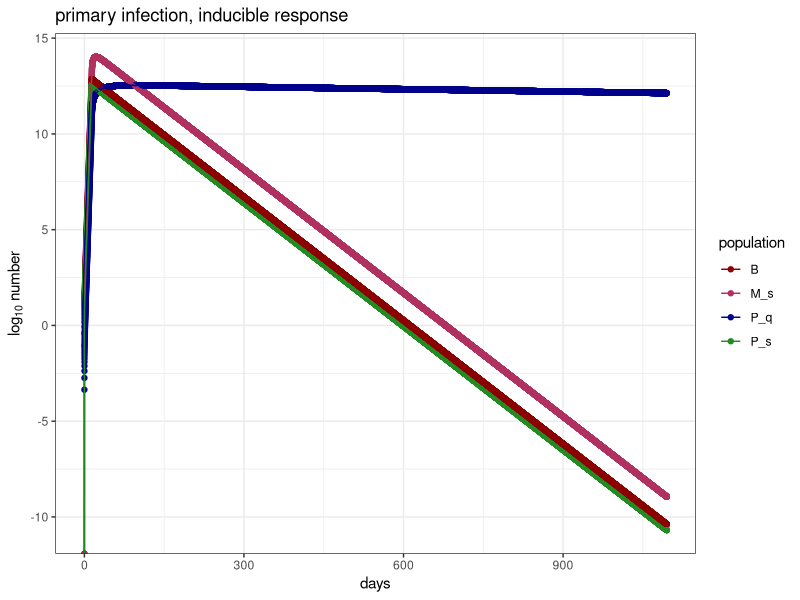
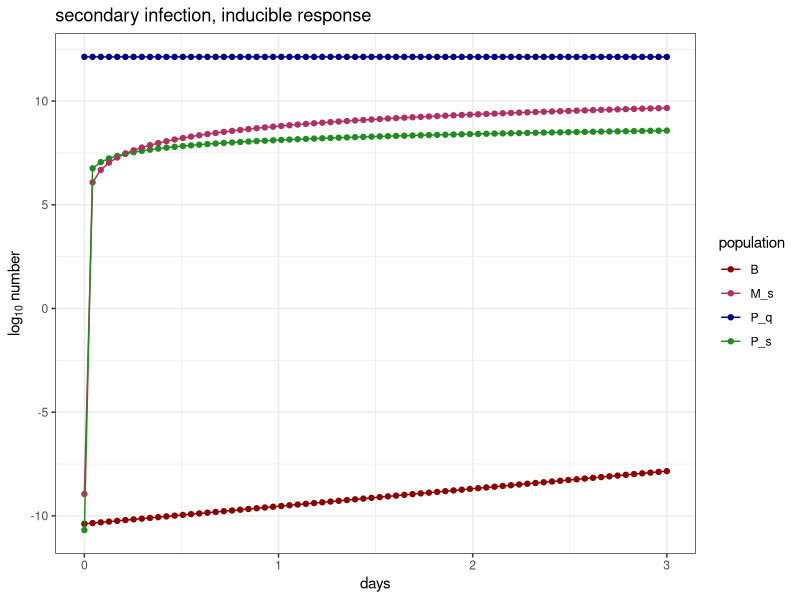
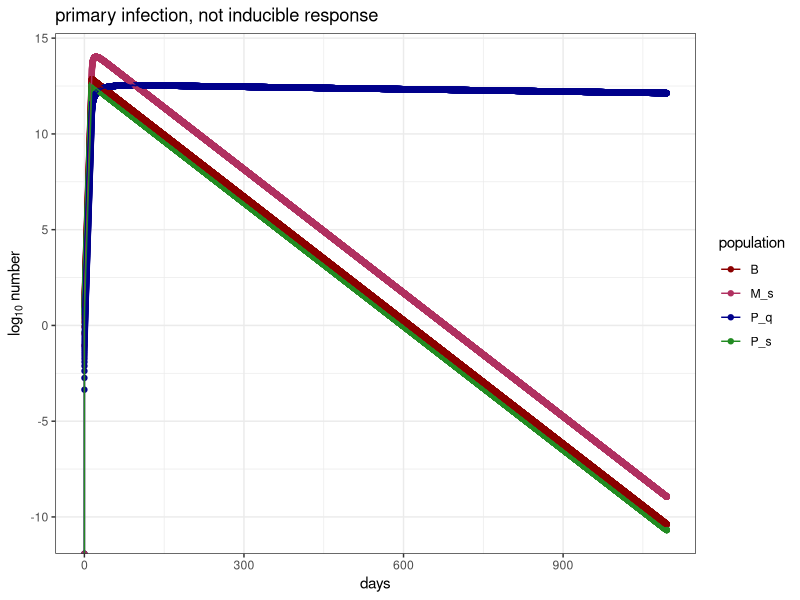
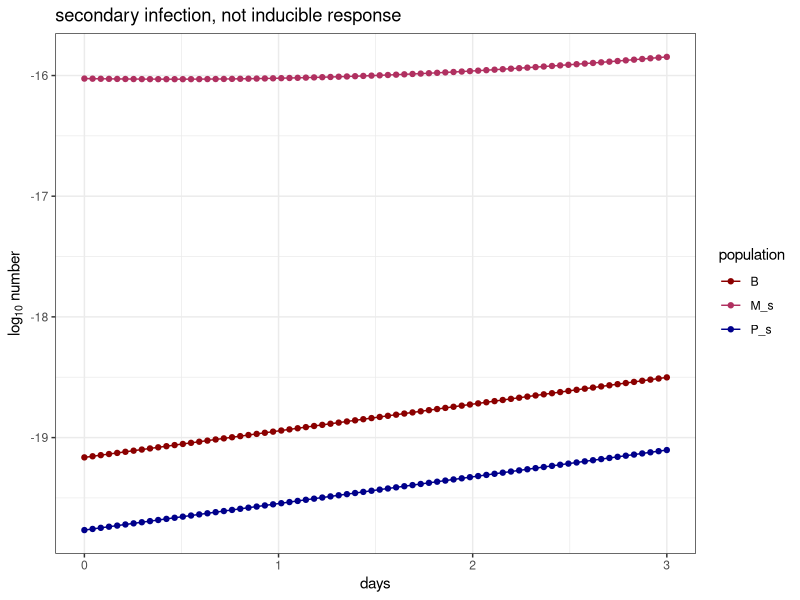
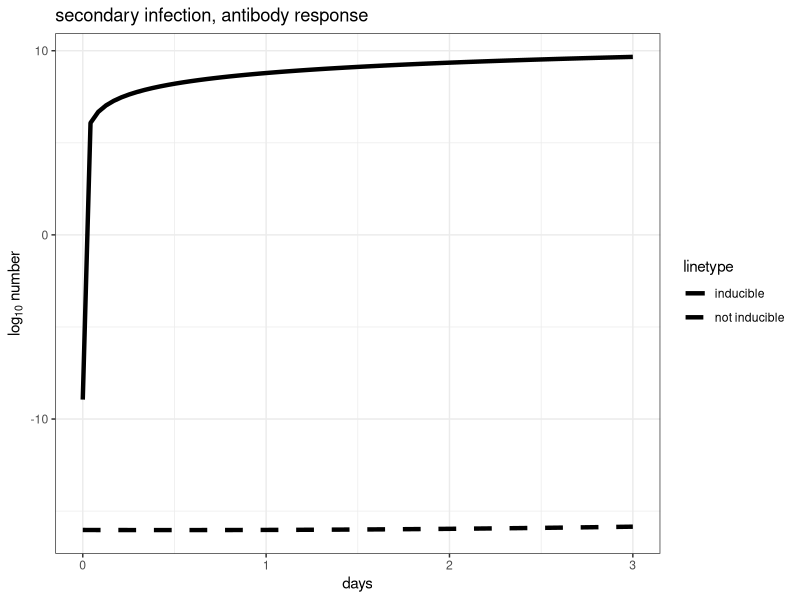
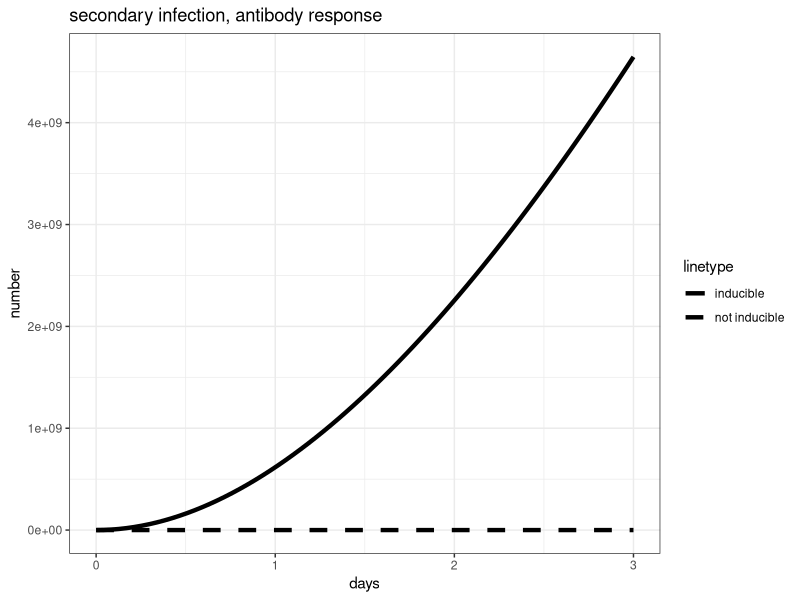
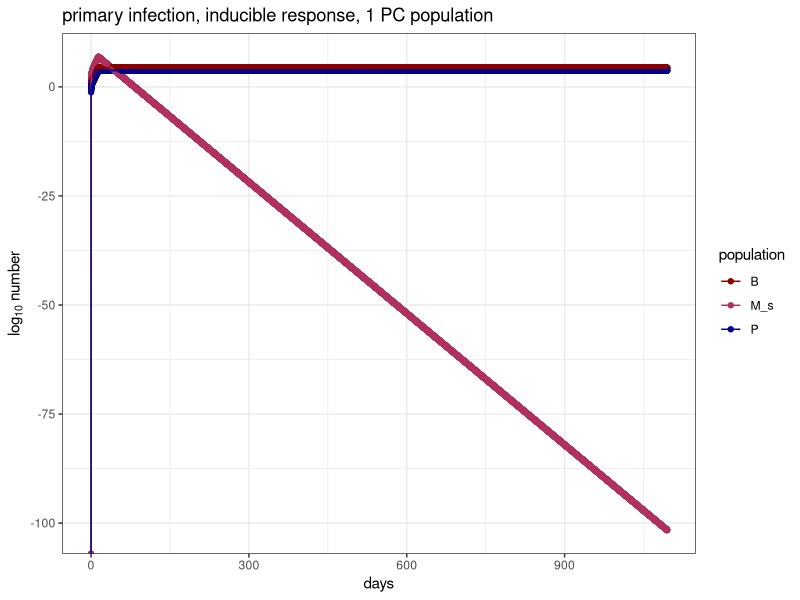
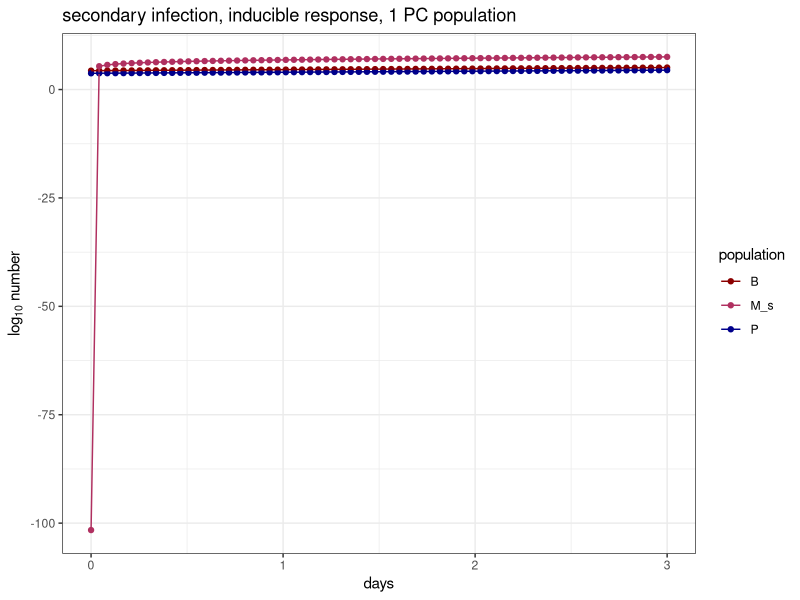

Here is the R script that generated these plots, in order:
## ---- chunk 1
#install.package("here")
library(here)

#install.package("ggplot2")
library(ggplot2)

#install.package("gridExtra")
library(gridExtra)

#install.packages("tidyverse")
library(tidyverse)

#install.packages("deSolve")
library(deSolve)

#load functions
#source(here("code", "functions", "functions.R"))

#choose plotting colors
my_colors = c("darkred", "maroon", "darkblue", "forestgreen", "darkorange", "goldenrod") #choose color range
num_colors = length(my_colors) #set number of colors needed for plotting
my_colors = colorRampPalette(my_colors)(num_colors) #increase number of colors staying in color range
## ---- chunk 2
# Antibody concentrations in the respiratory mucosa #
secondary_response.model1 <- function(t, y, parms)  # Single partial immune class (RPS)                       
{with(as.list(parms),	# allows the parameter file parms to be as a list
      {  
        y = pmax(y,0)         # avoid negative values (not ideal but ok)
        
        # map the state variables
        B = y[1]         # B cells 
        P_s = y[2]       # Antibody secreting cells (specific)
        P_q = y[3]       # quiescent antibody secreting cells (specific)
        M_s = y[4]       # specific Ab in mucosa
        
        # make empty variables for the derivatives
        dB = 0      # change in specific Ab in the lumen
        dP_s = 0    # change in specific ASCs
        dP_q = 0    # change in quiescent ASCs
        dM_s = 0    # change in specific antibodies in mucosa
        
        #####################################
        # define V function 
        V.function = function(t_infection, t) {
          if(t>=min(t_infection) & t <= max(t_infection)){
            V = 1}
          else(V = 0)
        return(V)}
        # set V
        V = V.function(t_infection, t)
        #####################################
        ## calculate the derivatives
        # cell populations
        dB = r*(1-f)*V*B - d_B*B #proliferation only when virus present, some fraction f differentiates to P_s
        dP_s = r*f*V*B - d_s*P_s + s*V*P_q - q*P_s #differentiation from B cells or P_q only when virus present
        dP_q = q*P_s - d_q*P_q - s*V*P_q #P_s always differentiates to P_q with some rate q.
        # Specific antibodies        
        dM_s = a*P_s - d_a*M_s #P_s secretes antibody
        
        # output the derivatives
        dy=c(dB, dP_s, dP_q, dM_s) #vector of derivatives 
        
        return(list(dy)) #lists vector and returns
      }
  ) 
} # we will need to think about how to set M_ns if we want to track specific IgA in the lumen.

## ---- chunk 3
# death rates
d_B = log(2)/(14) # B cell death rate, 50 years half life
d_s = 0 # secretory cell death rate #don't consider for now
d_q = log(2)/(365*2) # quiescent cell death rate long lived like bm
  
# proliferation and differentiation
r = 3 # b cell proliferation rate - doubling time is 1/2 day
f = 1/3 # fraction of division that produce secretory cells
q = log(2)/14 # rate of secretory cells to quiescence #should equal d_mu
s = 0.01 # rate of quiescent cell recruitment to secretion #should be very fast, like a percentage per hour

# antibody dynamics
a = 10 # rate of IgA secretion by secretory cells # not dealing with density but total number now
d_a = log(2)/3 # IgA molecular decay rate, 3 days half life

# infection timing
t_infection = c(0,14) #time range of antigen presence (V = 1 when t in t_infection)
## ---- chunk 4
# parameters list for deSolve
params = list(
  d_B = d_B, # B cell death rate
  d_s = d_s, # secretory cell death rate
  d_q = d_q, # quiescent cell death rate
  d_a = d_a, # IgA molecular decay rate
    
  # proliferation and differentiation
  r = r, # b cell proliferation rate
  f = f, # fraction of division that produce secretory cells
  q = q, # rate of secretory cells to quiescence
  s = s, # rate of quiescent cell recruitment to secretion
  
  # antibody dynamics
  a = a, # rate of IgA secretion by secretory cells
  d_a = d_a, # IgA molecular decay rate in mucosa
  
  #infection timing
  t_infection = t_infection #time range of antigen presence (V = 1 when t in t_infection)
)

# simulation Time parameters 
Tmax   = 365*3                         # max time in days
points.per.day = 24              # output points per day

#initial conditions
init_cond = c("B" = 10, "P_s" = 0, "P_q" = 0, "M_s" = 0)

# solve 
soln = as.data.frame(ode(y = init_cond, times = seq(0, Tmax, length.out = Tmax*points.per.day), secondary_response.model1, parms = params)) 

# long form ode 
soln_long = soln %>% pivot_longer(
  cols = !c(time),
  names_to = "population",
  values_to = "number"
)

# ggplot
 plot = ggplot() +
  geom_point(data = soln_long, aes(x = time, y = log10(number), group = population, col = population)) + #plots each population seperately over time 
  geom_line(data = soln_long, aes(x = time, y = log10(number), group = population, col = population)) + #plots each population seperately over time
   labs(x = "days",, y = bquote("log"[10] ~ "number"), title = "primary infection, inducible response") +
  theme_bw() + #removes grey background and changes aesthetics
  scale_color_manual(values = my_colors) #changes colors to defined vector

# print
print(plot)
## ---- chunk 5
# set initial conditions
init_cond = soln %>% select(!(time)) %>% slice(nrow(soln)) %>% unlist()

params$s = 0.0001

# simulation Time parameters 
Tmax   = 3                         # max time in days
points.per.day = 24              # output points per day

# solve 
soln_secondary = as.data.frame(ode(y = init_cond, times = seq(0, Tmax, length.out = Tmax*points.per.day), secondary_response.model1, parms = params)) 



# long form ode 
soln2_long = soln_secondary %>% pivot_longer(
  cols = !c(time),
  names_to = "population",
  values_to = "number"
)

# ggplot
 plot = ggplot() +
  geom_point(data = soln2_long, aes(x = time, y = log10(number), group = population, col = population)) + #plots each population seperately over time 
  geom_line(data = soln2_long, aes(x = time, y = log10(number), group = population, col = population)) + #plots each population seperately over time
  labs(x = "days",, y = bquote("log"[10] ~ "number"), title = "secondary infection, inducible response") +
  theme_bw() + #removes grey background and changes aesthetics
  scale_color_manual(values = my_colors) #changes colors to defined vector

# print
print(plot)
## ---- chunk 6
# Antibody concentrations in the respiratory mucosa #
secondary_response.model_notinducible <- function(t, y, parms)  # Single partial immune class (RPS)                       
{with(as.list(parms),	# allows the parameter file parms to be as a list
      {  
        y = pmax(y,0)         # avoid negative values (not ideal but ok)
        
        # map the state variables
        B = y[1]         # B cells 
        P_s = y[2]       # Antibody secreting cells (specific)
        M_s = y[3]       # specific Ab in mucosa
        
        # make empty variables for the derivatives
        dB = 0      # change in specific Ab in the lumen
        dP_s = 0    # change in specific ASCs
        dM_s = 0    # change in specific antibodies in mucosa
        
        #####################################
        # define V function 
        V.function = function(t_infection, t) {
          if(t>=min(t_infection) & t <= max(t_infection)){
            V = 1}
          else(V = 0)
        return(V)}
        # set V
        V = V.function(t_infection, t)
        #####################################
        ## calculate the derivatives
        # cell populations
        dB = r*(1-f)*V*B - d_B*B #proliferation only when virus present, some fraction f differentiates to P_s
        dP_s = r*f*V*B - d_s*P_s #differentiation from B cells or P_q only when virus present
        
        # Specific antibodies        
        dM_s = a*P_s - d_a*M_s #P_s secretes antibody
        
        # output the derivatives
        dy=c(dB, dP_s, dM_s) #vector of derivatives 
        
        return(list(dy)) #lists vector and returns
      }
  ) 
} # we will need to think about how to set M_ns if we want to track specific IgA in the lumen.
## ---- chunk 7
# death rates
d_B = log(2)/(14) # B cell death rate, 50 years half life
d_s = log(2)/14 # rate of secretory cells to death #should equal d_mu
 
# proliferation and differentiation
r = log(2)/1 # b cell proliferation rate - doubling time is 1 day
f = .2 # fraction of division that produce secretory cells

# antibody dynamics
a = 10^6/10^3 # rate of IgA secretion by secretory cells # not dealing with density but total number now
d_a = log(2)/3 # IgA molecular decay rate, 3 days half life

# infection timing
t_infection = c(0,14) #time range of antigen presence (V = 1 when t in t_infection)
## ---- chunk 8
# parameters list for deSolve
params = list(
  d_B = d_B, # B cell death rate
  d_s = d_s, # secretory cell death rate

    
  # proliferation and differentiation
  r = r, # b cell proliferation rate
  f = f, # fraction of division that produce secretory cells

  # antibody dynamics
  a = a, # rate of IgA secretion by secretory cells
  d_a = d_a, # IgA molecular decay rate in mucosa
  
  #infection timing
  t_infection = t_infection #time range of antigen presence (V = 1 when t in t_infection)
)

# simulation Time parameters 
Tmax   = 365*3                         # max time in days
points.per.day = 24              # output points per day

#initial conditions
init_cond = c("B" = 10^4/10^3, "P_s" = 0, "M_s" = 0)

# solve 
soln_notinducible = as.data.frame(ode(y = init_cond, times = seq(0, Tmax, length.out = Tmax*points.per.day), secondary_response.model_notinducible, parms = params)) 

# long form ode 
soln_notinducible_long = soln %>% pivot_longer(
  cols = !c(time),
  names_to = "population",
  values_to = "number"
)

# ggplot
 plot = ggplot() +
  geom_point(data = soln_notinducible_long, aes(x = time, y = log10(number), group = population, col = population)) + #plots each population seperately over time 
  geom_line(data = soln_notinducible_long, aes(x = time, y = log10(number), group = population, col = population)) + #plots each population seperately over time
   labs(x = "days", y = bquote("log"[10] ~ "number"), title = "primary infection, not inducible response") +
  theme_bw() + #removes grey background and changes aesthetics
  scale_color_manual(values = my_colors) #changes colors to defined vector

# print
print(plot)
## ---- chunk 9
# set initial conditions
init_cond = soln_notinducible %>% select(!(time)) %>% slice(nrow(soln_notinducible)) %>% unlist()

# simulation Time parameters 
Tmax   = 3                         # max time in days
points.per.day = 24              # output points per day

# solve 
soln_notinducible_secondary = as.data.frame(ode(y = init_cond, times = seq(0, Tmax, length.out = Tmax*points.per.day), secondary_response.model_notinducible, parms = params)) 



# long form ode 
soln_notinducible2_long = soln_notinducible_secondary %>% pivot_longer(
  cols = !c(time),
  names_to = "population",
  values_to = "number"
)

# ggplot
 plot = ggplot() +
  geom_point(data = soln_notinducible2_long, aes(x = time, y = log10(number), group = population, col = population)) + #plots each population seperately over time 
  geom_line(data = soln_notinducible2_long, aes(x = time, y = log10(number), group = population, col = population)) + #plots each population seperately over time
   labs(x = "days", y = bquote("log"[10] ~ "number"), title = "secondary infection, not inducible response") +
  theme_bw() + #removes grey background and changes aesthetics
  scale_color_manual(values = my_colors) #changes colors to defined vector

# print
print(plot)
## ---- chunk 10
plot = ggplot() + geom_line(data = soln2_long %>% filter(population == "M_s"), aes(x = time, y = log10(number), linetype = "inducible"), lwd = 1.5) + 
  geom_line(data = soln_notinducible2_long %>% filter(population == "M_s"), aes(x = time, y = log10(number), linetype = "not inducible"), lwd = 1.5) +
  scale_linetype_manual(values = c("inducible" = "solid", "not inducible" = "dashed")) +
  labs(x = "days", y = bquote("log"[10] ~ "number"), title = "secondary infection, antibody response") +
  theme_bw() #removes grey background and changes aesthetics

#print to viewer
print(plot)


## ---- chunk 11
plot = ggplot() + geom_line(data = soln2_long %>% filter(population == "M_s"), aes(x = time, y = (number), linetype = "inducible"), lwd = 1.5) + 
  geom_line(data = soln_notinducible2_long %>% filter(population == "M_s"), aes(x = time, y = (number), linetype = "not inducible"), lwd = 1.5) +
  scale_linetype_manual(values = c("inducible" = "solid", "not inducible" = "dashed")) +
  labs(x = "days", y = bquote("number"), title = "secondary infection, antibody response") +
  theme_bw() #removes grey background and changes aesthetics

#print to viewer
print(plot)


## ---- chunk 12
# Antibody concentrations in the respiratory mucosa #
secondary_response.model2 <- function(t, y, parms)  # Single partial immune class (RPS)                       
{with(as.list(parms),	# allows the parameter file parms to be as a list
      {  
        y = pmax(y,0)         # avoid negative values (not ideal but ok)
        
        # map the state variables
        B = y[1]         # B cells 
        P = y[2]       # Antibody secreting cells (specific)
        M_s = y[3]       # specific Ab in mucosa
        
        # make empty variables for the derivatives
        dB = 0      # change in specific Ab in the lumen
        dP = 0    # change in specific ASCs
        dM_s = 0    # change in specific antibodies in mucosa
        
        #####################################
        # define V function 
        V.function = function(t_infection, t) {
          if(t>=min(t_infection) & t <= max(t_infection)){
            V = 1}
          else(V = 0)
        return(V)}
        # set V
        V = V.function(t_infection, t)
        #####################################
        ## calculate the derivatives
        # cell populations
        dB = r*(1-f)*V*B - d_B*B #proliferation only when virus present, some fraction f differentiates to P
        dP = r*f*V*B - d_p*P  #differentiation from B cells only when virus present
        
        # Specific antibodies        
        dM_s = a*V*P - d_a*M_s #P secretes antibody only in the presence of virus
        
        # output the derivatives
        dy=c(dB, dP, dM_s) #vector of derivatives 
        
        return(list(dy)) #lists vector and returns
      }
  ) 
} # we will need to think about how to set M_ns if we want to track specific IgA in the lumen.

## ---- chunk 13
# death rates
d_B = log(2)/(365*50) # B cell death rate, 50 years half life # B cell death rate
d_p = log(2)/(365*50) # plasma cell death rate
d_a = log(2)/3 # IgA molecular decay rate, 3 days half life

  
# proliferation and differentiation
r = log(2)/1 # b cell proliferation rate - doubling time is 1/2 day
f = .2 # fraction of division that produce secretory cells
  
# antibody dynamics
a = 10^6/10^3 # rate of IgA secretion by secretory cells # not dealing with density but total number now
d_a = log(2)/3 # IgA molecular decay rate, 3 days half life

# infection timing
t_infection = c(0,14) #time range of antigen presence (V = 1 when t in t_infection)
## ---- chunk 14
# parameters list for deSolve
params = list(
  d_B = d_B, # B cell death rate
  d_p = d_p, # plasma cell death rate
  d_a = d_a, # IgA molecular decay rate
    
  # proliferation and differentiation
  r = r, # b cell proliferation rate
  f = f, # fraction of division that produce secretory cells
  
  # antibody dynamics
  a = a, # rate of IgA secretion by secretory cells
  d_a = d_a, # IgA molecular decay rate in mucosa
  
  #infection timing
  t_infection = t_infection #time range of antigen presence (V = 1 when t in t_infection)
)

# simulation Time parameters 
Tmax   = 365*3                         # max time in days
points.per.day = 24              # output points per day

#initial conditions
init_cond = c("B" = 10^4/10^3, "P" = 0, "M_s" = 0)

# solve 
soln = as.data.frame(ode(y = init_cond, times = seq(0, Tmax, length.out = Tmax*points.per.day), secondary_response.model2, parms = params)) 

# long form ode 
soln_long = soln %>% pivot_longer(
  cols = !c(time),
  names_to = "population",
  values_to = "number"
)

# ggplot
 plot = ggplot() +
  geom_point(data = soln_long, aes(x = time, y = log10(number), group = population, col = population)) + #plots each population seperately over time 
  geom_line(data = soln_long, aes(x = time, y = log10(number), group = population, col = population)) + #plots each population seperately over time
   labs(x = "days", y = bquote("log"[10] ~ "number"), title = "primary infection, inducible response, 1 PC population") +
  theme_bw() + #removes grey background and changes aesthetics
  scale_color_manual(values = my_colors) #changes colors to defined vector

# print
print(plot)
## ---- chunk 15
# set initial conditions
init_cond = soln %>% select(!(time)) %>% slice(nrow(soln)) %>% unlist()

# simulation Time parameters 
Tmax   = 3                         # max time in days
points.per.day = 24              # output points per day

# solve 
soln_secondary = as.data.frame(ode(y = init_cond, times = seq(0, Tmax, length.out = Tmax*points.per.day), secondary_response.model2, parms = params)) 



# long form ode 
soln2_long = soln_secondary %>% pivot_longer(
  cols = !c(time),
  names_to = "population",
  values_to = "number"
)

# ggplot
 plot = ggplot() +
  geom_point(data = soln2_long, aes(x = time, y = log10(number), group = population, col = population)) + #plots each population seperately over time 
  geom_line(data = soln2_long, aes(x = time, y = log10(number), group = population, col = population)) + #plots each population seperately over time
  labs(x = "days", y = bquote("log"[10] ~ "number"), title = "secondary infection, inducible response, 1 PC population") +
  theme_bw() + #removes grey background and changes aesthetics
  scale_color_manual(values = my_colors) #changes colors to defined vector

# print
print(plot)
## ---- chunk 16
plot = ggplot() + geom_line(data = soln2_long %>% filter(population == "M_s"), aes(x = time, y = log10(number), linetype = "inducible"), lwd = 1.5) + 
  geom_line(data = soln_notinducible2_long %>% filter(population == "M_s"), aes(x = time, y = log10(number), linetype = "not inducible"), lwd = 1.5) +
  scale_linetype_manual(values = c("inducible" = "solid", "not inducible" = "dashed")) +
  labs(x = "days", y = bquote("log"[10] ~ "number"), title = "secondary infection, antibody response") +
  theme_bw() #removes grey background and changes aesthetics

#print to viewer
print(plot)
